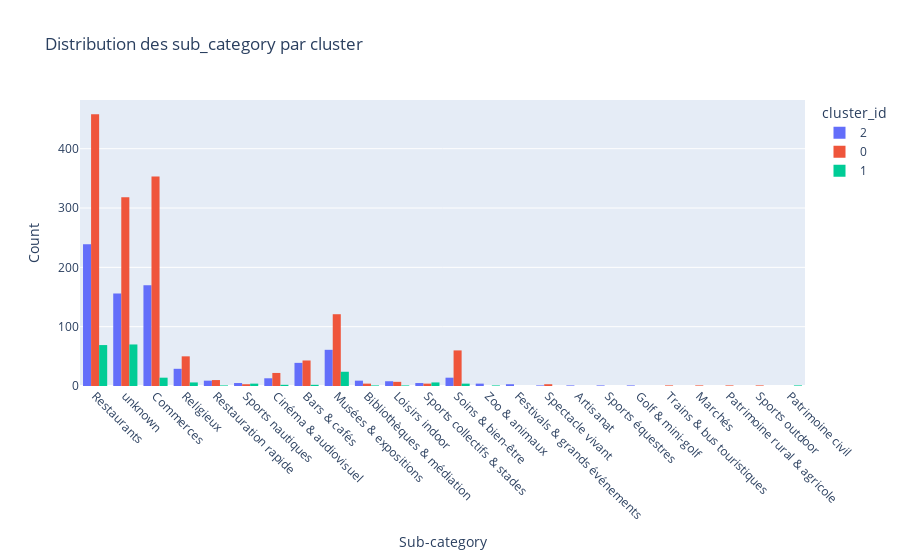

Notebook cell for this chart:
### Markdown cell above
### Visualisation des données clusters

### Code cell
## Avant POI selector
path_before_poi_selector = Path("../data/processed/merged_20260109_113342.parquet")
table = pq.read_table(path_before_poi_selector)
df_before_poi_selector = table.to_pandas()
print(df_before_poi_selector.columns)
print(df_before_poi_selector.shape)

fig = px.histogram(
    df_before_poi_selector,
    x="sub_category",
    color="cluster_id",
    barmode="group",   # ou "stack"
    title="Distribution des sub_category par cluster"
)

fig.update_layout(
    xaxis_title="Sub-category",
    yaxis_title="Count",
    xaxis_tickangle=45
)

fig.show()

### Figure 1 — Plotly figure (JSON) as saved in the notebook; plotly's stock layout.template omitted (floating-point values rounded to 4 significant figures; data arrays with more than 128 entries replaced by an {"elided": "..."} marker saying what was removed)
{"data": [{"alignmentgroup": "True", "bingroup": "x", "hovertemplate": "cluster_id=2<br>sub_category=%{x}<br>count=%{y}<extra></extra>", "legendgroup": "2", "marker": {"color": "#636efa", "pattern": {"shape": ""}}, "name": "2", "offsetgroup": "2", "orientation": "v", "showlegend": true, "type": "histogram", "x": {"elided": "768 str values"}, "xaxis": "x", "yaxis": "y"}, {"alignmentgroup": "True", "bingroup": "x", "hovertemplate": "cluster_id=0<br>sub_category=%{x}<br>count=%{y}<extra></extra>", "legendgroup": "0", "marker": {"color": "#EF553B", "pattern": {"shape": ""}}, "name": "0", "offsetgroup": "0", "orientation": "v", "showlegend": true, "type": "histogram", "x": {"elided": "1460 str values"}, "xaxis": "x", "yaxis": "y"}, {"alignmentgroup": "True", "bingroup": "x", "hovertemplate": "cluster_id=1<br>sub_category=%{x}<br>count=%{y}<extra></extra>", "legendgroup": "1", "marker": {"color": "#00cc96", "pattern": {"shape": ""}}, "name": "1", "offsetgroup": "1", "orientation": "v", "showlegend": true, "type": "histogram", "x": {"elided": "206 str values"}, "xaxis": "x", "yaxis": "y"}], "layout": {"barmode": "group", "legend": {"title": {"text": "cluster_id"}, "tracegroupgap": 0}, "title": {"text": "Distribution des sub_category par cluster"}, "xaxis": {"anchor": "y", "domain": [0, 1], "tickangle": 45, "title": {"text": "Sub-category"}}, "yaxis": {"anchor": "x", "domain": [0, 1], "title": {"text": "Count"}}}}
